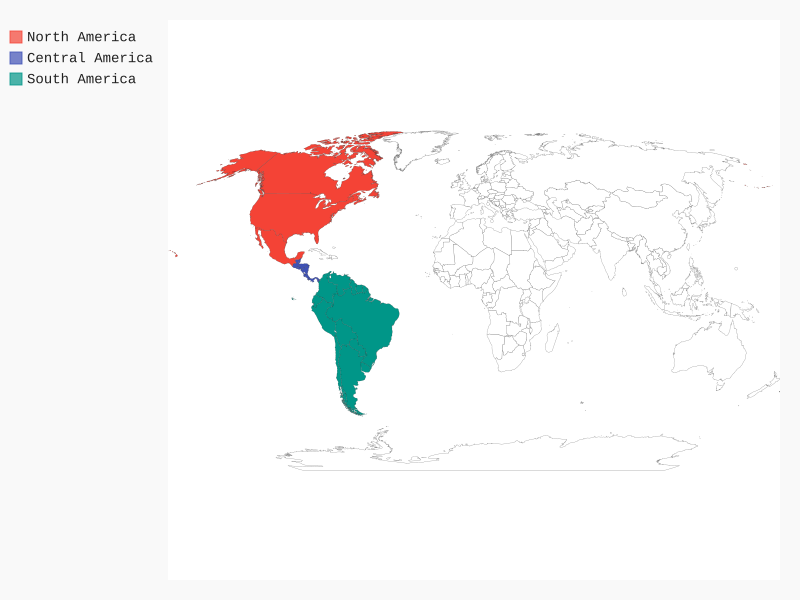

Reproduce this figure in Python.
import pygal

wm = pygal.maps.world.World()

wm.add('North America',['ca','mx','us'])
wm.add('Central America',['bz','cr','gt','hn','ni','pa','sv'])
wm.add('South America',['ar','bo','br','cl','co','ec','gf','gy','pe','py','sr',
                        'uy','ve'])

wm.render_to_file('americas.svg')
